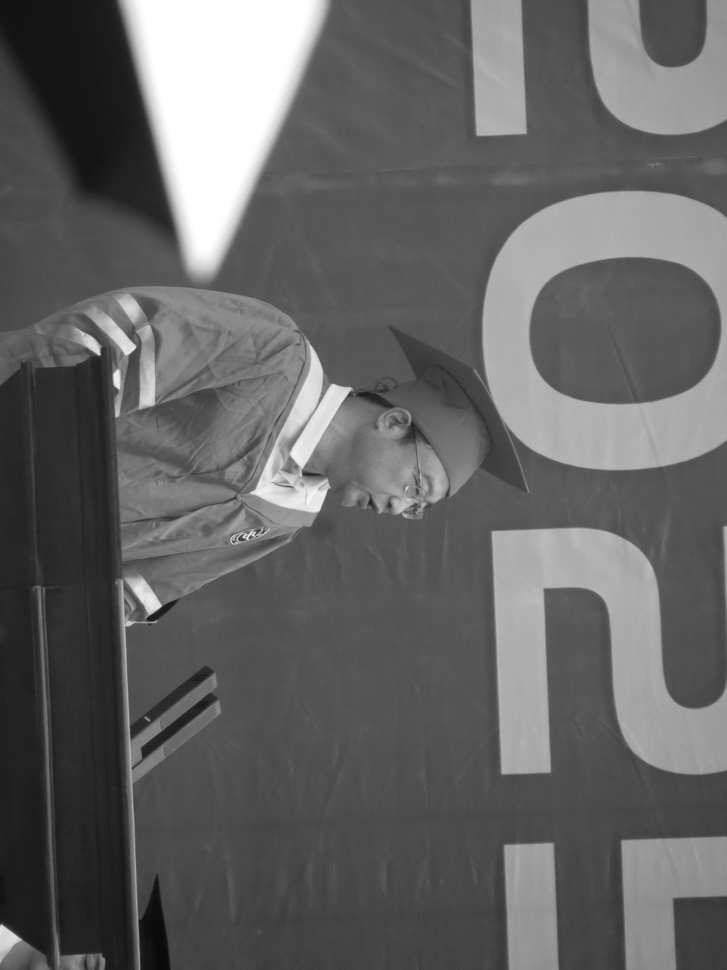
#> input picture 区域特征提取技术/IMG_8073.JPG, 727 x 970 px, shrunk from 3000 x 4000 before the run
$ python Outline.py
#> lines starting #> are read from the running program, lines starting #| are printed output that depends on the picture; after the words box and inside, x2 and y2 are one past the last pixel; in counts of white or black regions, pixels touching at a corner belong together
import os
import numpy as np
import cv2

#轮廓是图像中目标的边界信息，常用于形状分析和物体识别。OpenCV提供了findContours函数实现轮廓提取。


#region
#读取灰度图像：cv2.imread：添加了中文路径支持（使用 cv2.imdecode + np.fromfile 替代 cv2.imread ）
path = r"d:\2024年上半年作业\机器视觉学习\区域特征提取技术\IMG_8073.JPG"
if not os.path.exists(path):
    raise FileNotFoundError(f"图像文件不存在: {path}")
gray_image = cv2.imdecode(np.fromfile(path, dtype=np.uint8), cv2.IMREAD_GRAYSCALE)
#> gray_image is the input picture: shape (970, 727); min 8, max 255, mean 100.6
if gray_image is None:
    raise FileNotFoundError("无法读取图像文件，请检查路径是否正确")
if len(gray_image.shape) != 2:
    raise ValueError("输入图像必须是二维灰度图像")
#endregion

#二值化图像
# 获取阈值处理后的二值图像（取返回元组的第二个元素）
_, Binarization = cv2.threshold(gray_image, 127, 255, cv2.THRESH_BINARY)
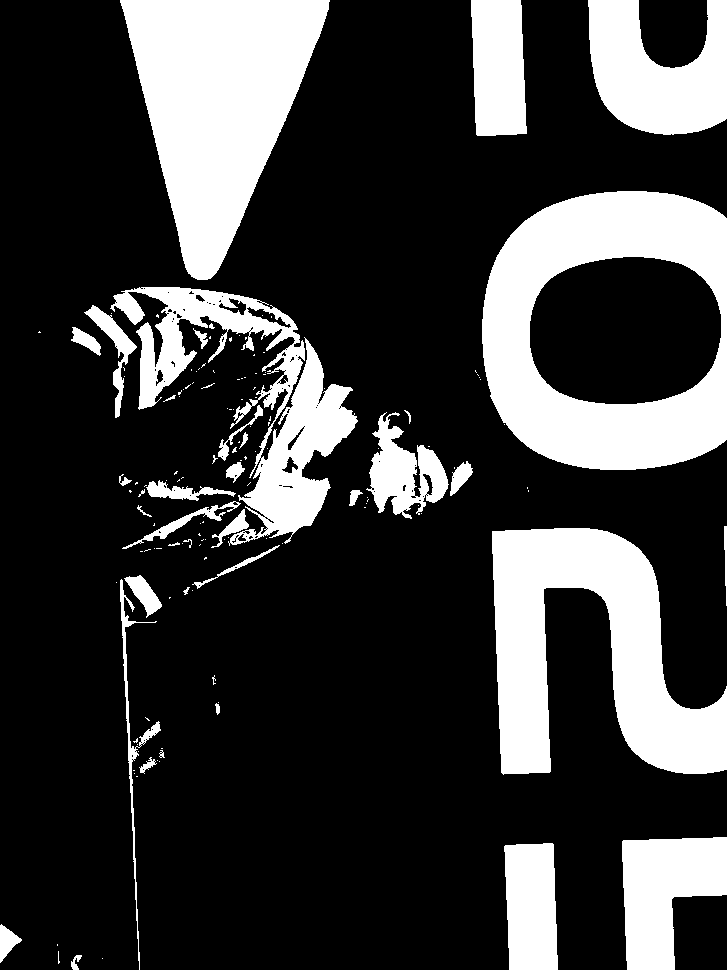
#> Binarization: shape (970, 727); 23.9% white; 144 white regions (106 under 20 px)

#检测轮廓
contours,hierarchy=cv2.findContours(Binarization,cv2.RETR_TREE,cv2.CHAIN_APPROX_SIMPLE)#这里可以同时赋予俩个变量
#> contours = 263 contours, 220 with area under 20; largest, box (x1, y1, x2, y2) and area: (482, 191, 727, 470) 59717, (120, 0, 330, 280) 33388, (492, 528, 727, 775) 30234, (529, 256, 722, 405) 23694, (110, 287, 358, 546) 18798

#ctrl+/:多行注释
# 同时赋予两个变量是因为 cv2.findContours() 这个函数返回了 两个有用的数据，分别是：
# 轮廓数据（contours）：它是一个包含所有检测到的轮廓的列表，每个轮廓由若干个点的坐标组成。
# 层级数据（hierarchy）：它是一个数组，表示轮廓之间的层级关系。即哪些轮廓是嵌套的，哪些是外部轮廓等。
#可视化轮廓
# 转换为彩色图像以显示彩色轮廓
color_image = cv2.cvtColor(gray_image, cv2.COLOR_GRAY2BGR)
cv2.drawContours(color_image, contours, -1, (0,255,0), 2)
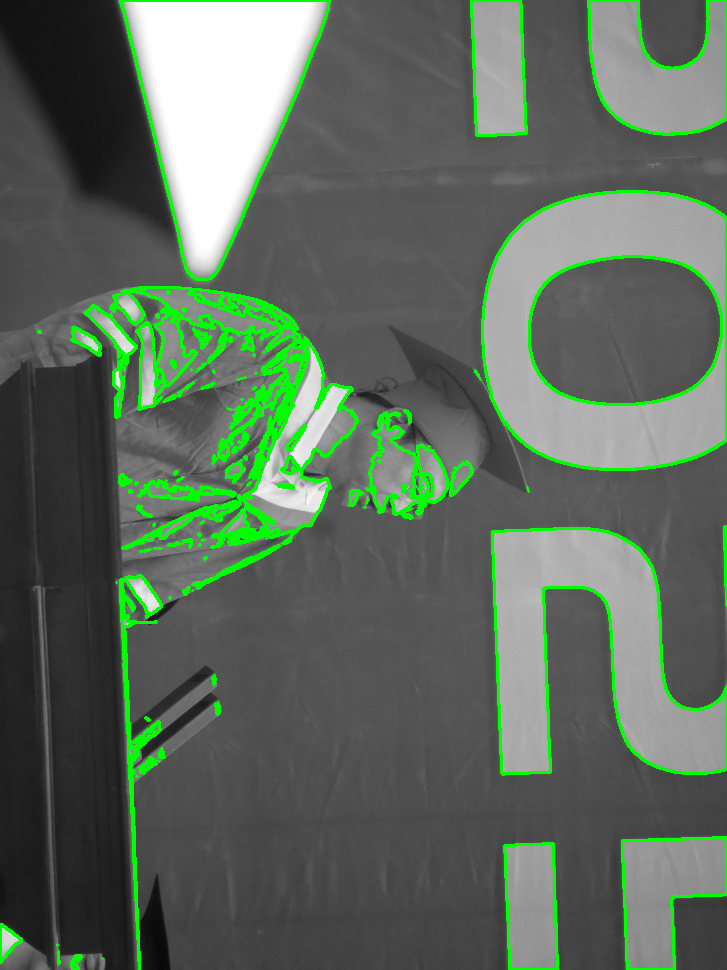
#> color_image: shape (970, 727, 3); mean B, G, R 92.8, 107.5, 92.8
cv2.imshow('Contours', color_image)
cv2.waitKey(0)  # 等待用户按键（0表示无限等待）
cv2.destroyAllWindows()  # 关闭所有OpenCV窗口
